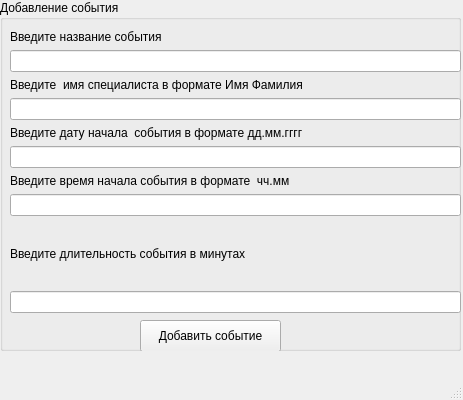
<?xml version="1.0" encoding="UTF-8"?>
<ui version="4.0">
 <class>MainWindow</class>
 <widget class="QMainWindow" name="MainWindow">
  <property name="geometry">
   <rect>
    <x>0</x>
    <y>0</y>
    <width>463</width>
    <height>400</height>
   </rect>
  </property>
  <property name="windowTitle">
   <string>MainWindow</string>
  </property>
  <widget class="QWidget" name="centralwidget">
   <widget class="QGroupBox" name="groupBox">
    <property name="geometry">
     <rect>
      <x>0</x>
      <y>0</y>
      <width>461</width>
      <height>351</height>
     </rect>
    </property>
    <property name="title">
     <string>Добавление события</string>
    </property>
    <widget class="QPushButton" name="pushButton">
     <property name="geometry">
      <rect>
       <x>140</x>
       <y>320</y>
       <width>141</width>
       <height>32</height>
      </rect>
     </property>
     <property name="text">
      <string>Добавить событие</string>
     </property>
    </widget>
    <widget class="QWidget" name="layoutWidget">
     <property name="geometry">
      <rect>
       <x>10</x>
       <y>30</y>
       <width>451</width>
       <height>283</height>
      </rect>
     </property>
     <layout class="QVBoxLayout" name="verticalLayout_9">
      <item>
       <layout class="QVBoxLayout" name="verticalLayout_7">
        <item>
         <layout class="QVBoxLayout" name="verticalLayout_5">
          <item>
           <layout class="QVBoxLayout" name="verticalLayout">
            <item>
             <widget class="QLabel" name="label">
              <property name="text">
               <string>Введите название события</string>
              </property>
             </widget>
            </item>
            <item>
             <widget class="QLineEdit" name="event"/>
            </item>
           </layout>
          </item>
          <item>
           <layout class="QVBoxLayout" name="verticalLayout_2">
            <item>
             <widget class="QLabel" name="label_2">
              <property name="text">
               <string>Введите  имя специалиста в формате Имя Фамилия</string>
              </property>
             </widget>
            </item>
            <item>
             <widget class="QLineEdit" name="specialist"/>
            </item>
           </layout>
          </item>
         </layout>
        </item>
        <item>
         <layout class="QVBoxLayout" name="verticalLayout_6">
          <item>
           <layout class="QVBoxLayout" name="verticalLayout_3">
            <item>
             <widget class="QLabel" name="label_3">
              <property name="text">
               <string>Введите дату начала  события в формате дд.мм.гггг</string>
              </property>
             </widget>
            </item>
            <item>
             <widget class="QLineEdit" name="beginDate"/>
            </item>
           </layout>
          </item>
          <item>
           <layout class="QVBoxLayout" name="verticalLayout_4">
            <item>
             <widget class="QLabel" name="label_4">
              <property name="text">
               <string>Введите время начала события в формате  чч.мм</string>
              </property>
             </widget>
            </item>
            <item>
             <widget class="QLineEdit" name="beginTime"/>
            </item>
           </layout>
          </item>
         </layout>
        </item>
       </layout>
      </item>
      <item>
       <layout class="QVBoxLayout" name="verticalLayout_8">
        <item>
         <widget class="QLabel" name="label_5">
          <property name="text">
           <string>Введите длительность события в минутах</string>
          </property>
         </widget>
        </item>
        <item>
         <widget class="QLineEdit" name="duration"/>
        </item>
       </layout>
      </item>
     </layout>
    </widget>
   </widget>
  </widget>
  <widget class="QMenuBar" name="menubar">
   <property name="geometry">
    <rect>
     <x>0</x>
     <y>0</y>
     <width>463</width>
     <height>21</height>
    </rect>
   </property>
  </widget>
  <widget class="QStatusBar" name="statusbar"/>
 </widget>
 <resources/>
 <connections/>
</ui>
